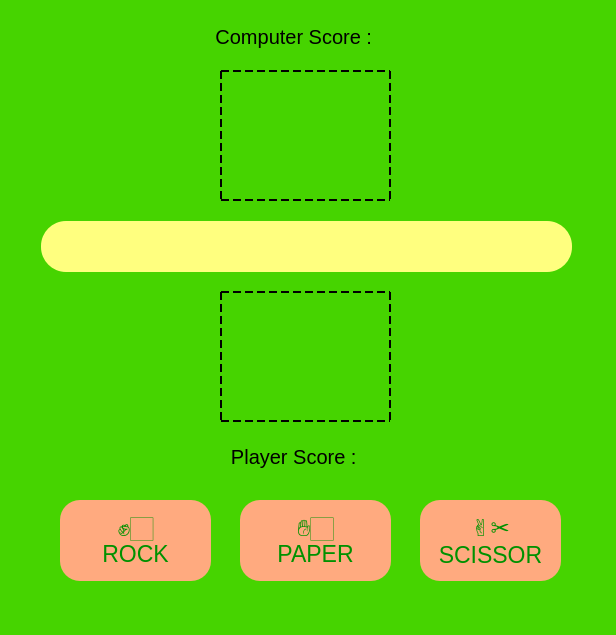
<?xml version="1.0" encoding="UTF-8"?>
<ui version="4.0">
 <class>MainWindow</class>
 <widget class="QMainWindow" name="MainWindow">
  <property name="geometry">
   <rect>
    <x>0</x>
    <y>0</y>
    <width>616</width>
    <height>635</height>
   </rect>
  </property>
  <property name="font">
   <font>
    <pointsize>8</pointsize>
   </font>
  </property>
  <property name="windowTitle">
   <string>MainWindow</string>
  </property>
  <property name="styleSheet">
   <string notr="true">background-color: rgb(70, 212, 0);
border-color: rgb(170, 0, 0);</string>
  </property>
  <widget class="QWidget" name="centralwidget">
   <widget class="QPushButton" name="win_btn">
    <property name="geometry">
     <rect>
      <x>41</x>
      <y>221</y>
      <width>531</width>
      <height>51</height>
     </rect>
    </property>
    <property name="styleSheet">
     <string notr="true">border-radius: 25px;
background-color: rgb(255, 255, 127);</string>
    </property>
    <property name="text">
     <string/>
    </property>
   </widget>
   <widget class="QPushButton" name="rock_btn">
    <property name="geometry">
     <rect>
      <x>60</x>
      <y>500</y>
      <width>151</width>
      <height>81</height>
     </rect>
    </property>
    <property name="font">
     <font>
      <pointsize>17</pointsize>
      <weight>50</weight>
      <italic>false</italic>
      <bold>false</bold>
      <strikeout>false</strikeout>
      <stylestrategy>PreferAntialias</stylestrategy>
      <kerning>true</kerning>
     </font>
    </property>
    <property name="styleSheet">
     <string notr="true">border-radius: 20px;
color: rgb(0, 145, 0);
background-color: rgb(255, 170, 127);</string>
    </property>
    <property name="text">
     <string>✊🏻
 ROCK </string>
    </property>
   </widget>
   <widget class="QPushButton" name="paper_btn">
    <property name="geometry">
     <rect>
      <x>240</x>
      <y>500</y>
      <width>151</width>
      <height>81</height>
     </rect>
    </property>
    <property name="font">
     <font>
      <pointsize>17</pointsize>
     </font>
    </property>
    <property name="styleSheet">
     <string notr="true">border-radius: 20px;
color: rgb(0, 145, 0);
background-color: rgb(255, 170, 127);</string>
    </property>
    <property name="text">
     <string>✋🏻 
PAPER</string>
    </property>
   </widget>
   <widget class="QPushButton" name="sci_btn">
    <property name="geometry">
     <rect>
      <x>420</x>
      <y>500</y>
      <width>141</width>
      <height>81</height>
     </rect>
    </property>
    <property name="font">
     <font>
      <pointsize>17</pointsize>
     </font>
    </property>
    <property name="styleSheet">
     <string notr="true">border-radius: 20px;
color: rgb(0, 145, 0);
background-color: rgb(255, 170, 127);</string>
    </property>
    <property name="text">
     <string>✌✂
SCISSOR</string>
    </property>
   </widget>
   <widget class="QPushButton" name="player_score_btn">
    <property name="geometry">
     <rect>
      <x>191</x>
      <y>431</y>
      <width>211</width>
      <height>51</height>
     </rect>
    </property>
    <property name="font">
     <font>
      <pointsize>15</pointsize>
     </font>
    </property>
    <property name="styleSheet">
     <string notr="true">border-radius: 15px;</string>
    </property>
    <property name="text">
     <string>Player Score : </string>
    </property>
   </widget>
   <widget class="QPushButton" name="comp_score_btn">
    <property name="geometry">
     <rect>
      <x>191</x>
      <y>11</y>
      <width>211</width>
      <height>51</height>
     </rect>
    </property>
    <property name="font">
     <font>
      <pointsize>15</pointsize>
     </font>
    </property>
    <property name="styleSheet">
     <string notr="true">border-radius: 15px;</string>
    </property>
    <property name="text">
     <string>Computer Score : </string>
    </property>
   </widget>
   <widget class="QFrame" name="frame">
    <property name="geometry">
     <rect>
      <x>220</x>
      <y>291</y>
      <width>171</width>
      <height>131</height>
     </rect>
    </property>
    <property name="styleSheet">
     <string notr="true">border :2px solid black;
border-style : dashed</string>
    </property>
    <property name="frameShape">
     <enum>QFrame::StyledPanel</enum>
    </property>
    <property name="frameShadow">
     <enum>QFrame::Raised</enum>
    </property>
    <widget class="QPushButton" name="f1">
     <property name="geometry">
      <rect>
       <x>0</x>
       <y>0</y>
       <width>171</width>
       <height>131</height>
      </rect>
     </property>
     <property name="font">
      <font>
       <pointsize>43</pointsize>
      </font>
     </property>
     <property name="text">
      <string/>
     </property>
    </widget>
   </widget>
   <widget class="QFrame" name="frame_2">
    <property name="geometry">
     <rect>
      <x>220</x>
      <y>70</y>
      <width>171</width>
      <height>131</height>
     </rect>
    </property>
    <property name="styleSheet">
     <string notr="true">border :2px solid black;
border-style : dashed</string>
    </property>
    <property name="frameShape">
     <enum>QFrame::StyledPanel</enum>
    </property>
    <property name="frameShadow">
     <enum>QFrame::Raised</enum>
    </property>
    <widget class="QPushButton" name="f2">
     <property name="geometry">
      <rect>
       <x>0</x>
       <y>0</y>
       <width>171</width>
       <height>131</height>
      </rect>
     </property>
     <property name="font">
      <font>
       <pointsize>43</pointsize>
      </font>
     </property>
     <property name="text">
      <string/>
     </property>
    </widget>
   </widget>
  </widget>
  <widget class="QMenuBar" name="menubar">
   <property name="geometry">
    <rect>
     <x>0</x>
     <y>0</y>
     <width>616</width>
     <height>26</height>
    </rect>
   </property>
  </widget>
  <widget class="QStatusBar" name="statusbar"/>
 </widget>
 <resources/>
 <connections/>
</ui>
